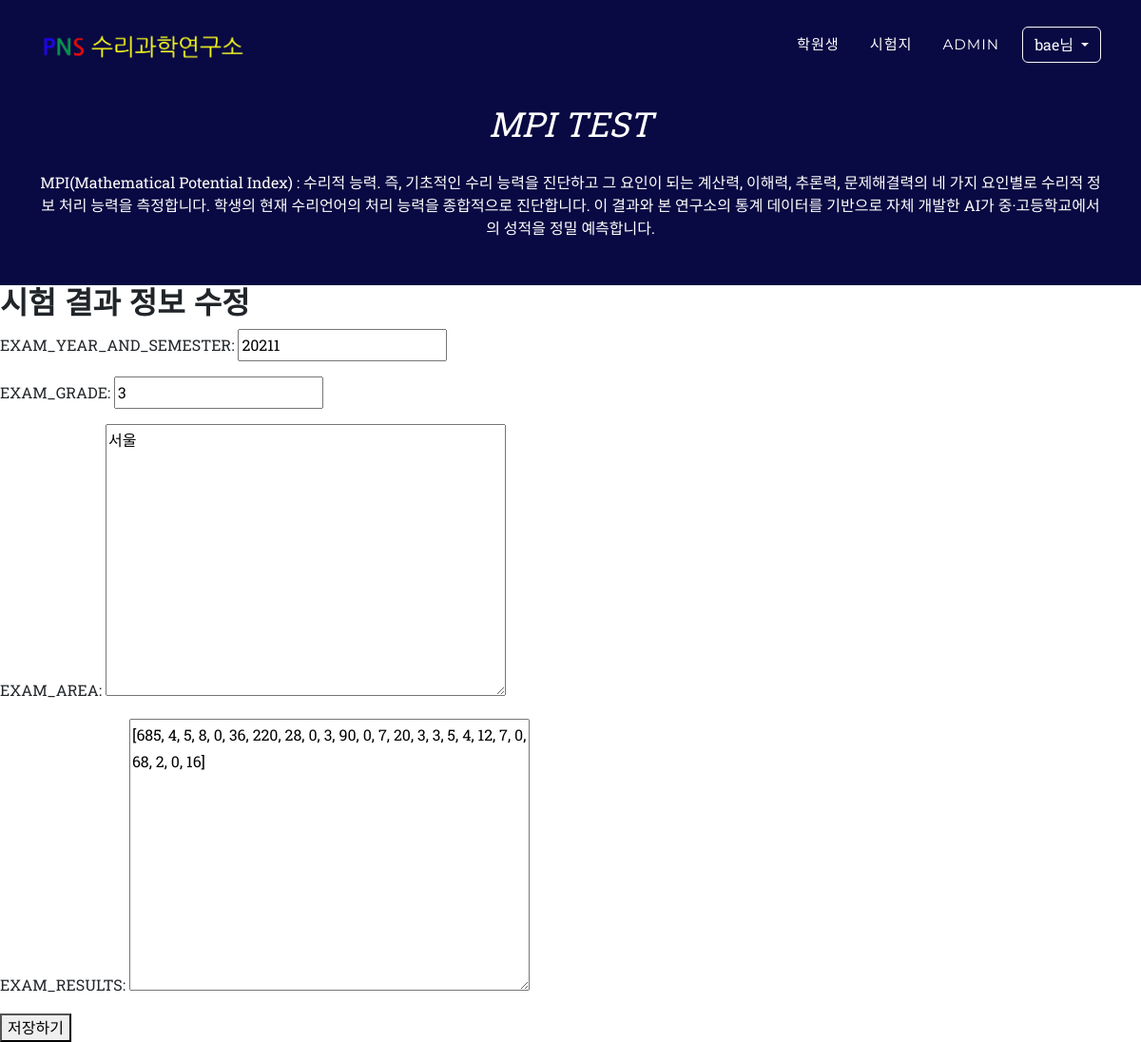
The app's page /report/result/update/3/ (signed in) with its own data.
### report/models.py (models this page shows, shortened)
class TestResult(models.Model):
    StudentId = models.PositiveIntegerField('STUDENTID', default=5)
    student = models.ForeignKey(Student, on_delete=models.CASCADE, null=True, related_name='test_results')  # Student 모델과의 ForeignKey 관계
    ExamYearSemester = models.PositiveIntegerField('EXAM_YEAR_AND_SEMESTER')
    test_date = models.DateField('Test_date', auto_now_add=True)
    ExamGrade = models.PositiveSmallIntegerField('EXAM_GRADE')
    ExamArea = models.TextField('EXAM_AREA', max_length=50)
    ExamResults = models.JSONField('EXAM_RESULTS', default=list)

### report/views.py (the view, shortened to what this page needs)
# urls.py: path('result/update/<int:pk>/', views.TestResultUV.as_view(), name='testresult-update'),
class TestResultUV(UpdateView):
    model = TestResult
    fields = ['ExamYearSemester', 'ExamGrade', 'ExamArea', 'ExamResults']
    template_name = 'report/test_result_update_form.html'

### templates/report/test_result_update_form.html (shortened to what this page needs)
{% extends 'base.html' %}
{% block content %}
<h2>시험 결과 정보 수정</h2>
<form method="post">
    {{ form.as_p }}
    <button type="submit">저장하기</button>
</form>
{% endblock %}

### templates/base.html (shortened to what this page needs)
{% load static %}
<!DOCTYPE html>
<html lang="en">
<head>
    <link href="{% static 'css/styles.css' %}" rel="stylesheet" />
</head>
<body>
    <div id="page-top">
        <nav class="navbar navbar-expand-lg navbar-dark fixed-top" id="mainNav">
            <div class="container">
                <a class="navbar-brand" href="#page-top"><img src="{% static 'assets/nav_logo.png' %}" alt="..." /></a>
                <div class="collapse navbar-collapse" id="navbarResponsive">
                    <ul class="navbar-nav text-uppercase ms-auto py-4 py-lg-0">
                        <li class="nav-item"><a class="nav-link" href="{% url 'home' %}">학원생</a></li>
                        <li class="nav-item"><a class="nav-link" href="{% url 'dashboard:testlist' %}">시험지</a></li>
                        <li class="nav-item"><a class="nav-link" href="{% url 'admin:index' %}">Admin</a></li>
                        <li class="nav-item">
                            {% if user.is_authenticated %}
                            <div class="dropdown">
                                <button class="btn btn-outline-light dropdown-toggle" type="button"
                                    id="dropdownMenuButton" data-bs-toggle="dropdown" aria-expanded="false">
                                    {{ user.username }}님
                                </button>
                            </div>
                            {% endif %}
                        </li>
                    </ul>
                </div>
            </div>
        </nav>
        <header class="masthead">
            <div class="container">
                <div class="masthead-subheading">MPI TEST</div>
                <div>MPI(Mathematical Potential Index) :
                    수리적 능력. 즉, 기초적인 수리 능력을 진단하고 그 요인이 되는 계산력, 이해력, 추론력, 문제해결력의 네 가지 요인별로 수리적 정보 처리 능력을 측정합니다. 학생의 현재
                    수리언어의 처리 능력을 종합적으로 진단합니다. 이 결과와 본 연구소의 통계 데이터를 기반으로 자체 개발한 AI가 중·고등학교에서의 성적을 정밀 예측합니다.</div>
            </div>
        </header>
        {% block content %}
        {% endblock %}
    </div>
</body>
</html>

### records on screen
TestResult: ExamYearSemester "20211", ExamGrade "3", ExamArea "서울", ExamResults "[685, 4, 5, 8, 0, 36, 220, 28, 0, 3, 90, 0, 7, 20, 3, 3, 5, 4, 12, 7, 0, 68, 2, 0, 16]"

### other values on screen
{{ user.username }} "bae"
